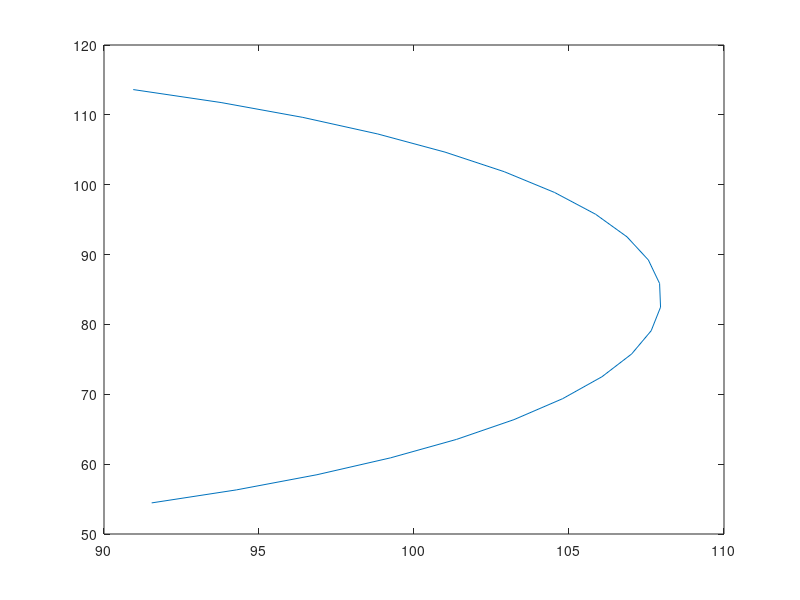

This chart was generated by the following MATLAB code: (Note: this script raises an error after producing the figure.)

plot([90.9430323683794;93.7763201556497;96.4139708037729;98.830582295121;101.002881339978;102.909947511043;104.533414718579;105.857648085902;106.869894521783;107.560405539695;107.922531141065;107.952783858392;107.650872341471;107.019704163252;106.065357818322;104.797024183683;103.226918005577;101.370160264806;99.2446325534219;96.8708048652164;94.2715384584933;91.5375529601494],[113.620268390706;111.763510649935;109.637982938551;107.264155250346;104.664888843623;101.865216074782;98.8920993230452;95.7741713280016;92.5414594406766;89.2250964437252;85.8570207257166;82.4696686969926;79.0956624093047;75.767495387623;72.5172196997273;69.3761372772734;66.37449846108;63.5412106738097;60.9035600256865;58.4869485343384;56.3146494894813;54.4523278231415])
patch([94.7212160099298;91.3197558838874;100.831246236339;99.9493862036616;94.7212160099298],[63.5411648545414;54.4076145160943;56.360304588452;61.7774447891861;63.5411648545414],[0;0;0])
plot([94.7212160099298;91.3197558838874;100.831246236339;99.9493862036616;94.7212160099298],[63.5411648545414;54.4076145160943;56.360304588452;61.7774447891861;63.5411648545414])
plot([119.287316920236;119.082579917479;118.470340638467;117.45649528214;116.050807733504;114.266815532079;112.121699497994;109.636118271297;106.834009357959;103.742358598602;100.390940280109;96.8120303929576;93.0400957957922;89.1114622807328;85.063964736139;80.9365827759524;76.7690653447062;72.6015479134599;68.4741659532733;64.4266684086795;60.4980348936201;56.7261002964547;53.1471904093031;49.7957720908099;46.7041213314536;43.9020124181151;41.4164311914185;39.2713151573337;37.4873229559086;36.0816354072724;35.0677900509453;34.4555507719331;34.2508137691766;34.4555507719331;35.0677900509453;36.0816354072724;37.4873229559087;39.2713151573337;41.4164311914186;43.9020124181152;46.7041213314537;49.79577209081;53.1471904093032;56.7261002964548;60.4980348936202;64.4266684086796;68.4741659532734;72.60154791346;76.7690653447062;80.9365827759524;85.063964736139;89.1114622807328;93.0400957957922;96.8120303929576;100.390940280109;103.742358598602;106.834009357959;109.636118271297;112.121699497994;114.266815532079;116.050807733504;117.45649528214;118.470340638467;119.082579917479;119.287316920236;119.287316920236],[85.2727156598121;81.1051982285658;76.9778162683793;72.9303187237854;69.001685208726;65.2297506115606;61.6508407244091;58.2994224059158;55.2077716465595;52.405662733221;49.9200815065244;47.7749654724396;45.9909732710145;44.5852857223783;43.5714403660512;42.959201087039;42.7544640842825;42.959201087039;43.5714403660512;44.5852857223783;45.9909732710146;47.7749654724396;49.9200815065245;52.4056627332211;55.2077716465595;58.2994224059158;61.6508407244091;65.2297506115607;69.0016852087261;72.9303187237855;76.9778162683793;81.1051982285659;85.2727156598122;89.4402330910584;93.567615051245;97.6151125958388;101.543746110898;105.315680708064;108.894590595215;112.246008913708;115.337659673065;118.139768586403;120.6253498131;122.770465847185;124.55445804861;125.960145597246;126.973990953573;127.586230232585;127.790967235342;127.586230232585;126.973990953573;125.960145597246;124.55445804861;122.770465847185;120.6253498131;118.139768586403;115.337659673065;112.246008913708;108.894590595215;105.315680708064;101.543746110898;97.6151125958389;93.5676150512451;89.4402330910585;85.2727156598123;85.2727156598121])
patch([0;170.545431319624;170.545431319624;0;0;0.472425017505884;0.472425017505884;170.073006302118;170.073006302118;0.472425017505884;0],[170.545431319624;170.545431319624;0;0;170.545431319624;170.073006302118;0.472425017505884;0.472425017505884;170.073006302118;170.073006302118;170.545431319624],[1;1;1])
plot([119.287316920236;150.467368075624],[85.2727156598121;85.2727156598121])
plot([20.0780632440001;45.5890141893178],[141.963717760518;113.618216710165])
plot([20.0780632440001;45.5890141893178],[28.581713559106;56.927214609459])

text(32,20,'Clockwise');
